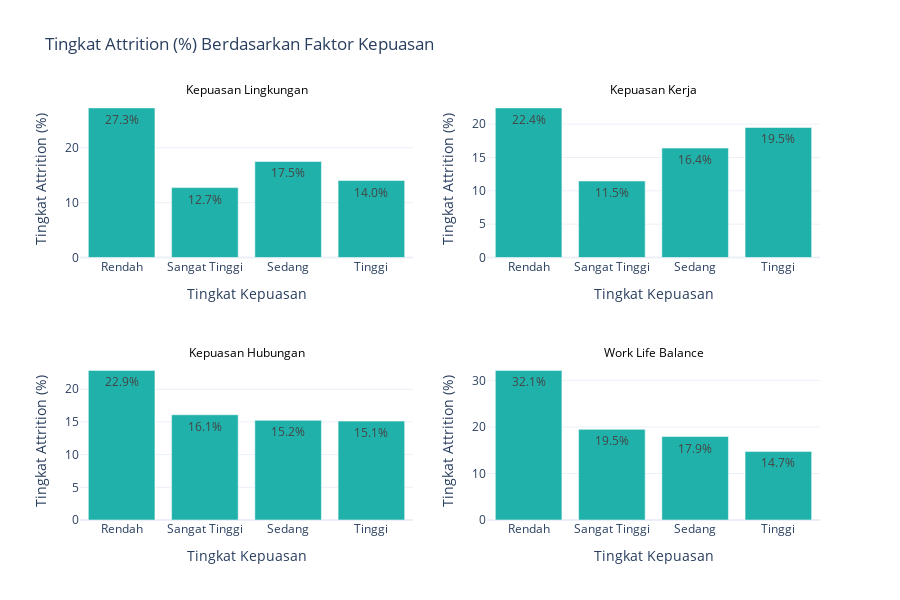

Notebook code for this chart:
### Markdown cell above
### Attrtion by Satisfaction

### Code cell
df_satisfaction = df.copy()
for col in satisfaction_cols:
    df_satisfaction[col] = df_satisfaction[col].map(satisfaction_labels)

display(df_satisfaction)

fig = make_subplots(rows=2, cols=2, 
                   subplot_titles=['Kepuasan Lingkungan', 'Kepuasan Kerja', 
                                  'Kepuasan Hubungan', 'Work Life Balance'],)

col_positions = [
    ('EnvironmentSatisfaction', 1, 1),
    ('JobSatisfaction', 1, 2),
    ('RelationshipSatisfaction', 2, 1),
    ('WorkLifeBalance', 2, 2)
]

for col, row, col_pos in col_positions:
    attrition_by_satisfaction = df_satisfaction.groupby(col)['Attrition'].mean() * 100
    
    fig.add_trace(
        go.Bar(
            x=attrition_by_satisfaction.index,
            y=attrition_by_satisfaction.values,
            text=[f'{val:.1f}%' for val in attrition_by_satisfaction.values],
            textposition='auto',
            marker_color='lightseagreen'
        ),
        row=row, col=col_pos
    )

fig.update_layout(
    height=600,
    width=900,
    showlegend=False,
    title_text='Tingkat Attrition (%) Berdasarkan Faktor Kepuasan',
    template='plotly_white'
)

for i in fig['layout']['annotations']:
    i['font'] = dict(size=12, color='#000000')

fig.update_xaxes(title_text='Tingkat Kepuasan')
fig.update_yaxes(title_text='Tingkat Attrition (%)')

fig.show()

fig.write_image("./visualisasi/tingkat_attrition_kepuasan.jpg", scale=2)

### Figure 1 — Plotly figure (JSON) as saved in the notebook; plotly's stock layout.template omitted (floating-point values rounded to 4 significant figures)
{"data": [{"marker": {"color": "lightseagreen"}, "text": ["27.3%", "12.7%", "17.5%", "14.0%"], "textposition": "auto", "type": "bar", "x": ["Rendah", "Sangat Tinggi", "Sedang", "Tinggi"], "xaxis": "x", "y": [27.27, 12.74, 17.5, 14.03], "yaxis": "y"}, {"marker": {"color": "lightseagreen"}, "text": ["22.4%", "11.5%", "16.4%", "19.5%"], "textposition": "auto", "type": "bar", "x": ["Rendah", "Sangat Tinggi", "Sedang", "Tinggi"], "xaxis": "x2", "y": [22.44, 11.47, 16.41, 19.5], "yaxis": "y2"}, {"marker": {"color": "lightseagreen"}, "text": ["22.9%", "16.1%", "15.2%", "15.1%"], "textposition": "auto", "type": "bar", "x": ["Rendah", "Sangat Tinggi", "Sedang", "Tinggi"], "xaxis": "x3", "y": [22.89, 16.1, 15.24, 15.12], "yaxis": "y3"}, {"marker": {"color": "lightseagreen"}, "text": ["32.1%", "19.5%", "17.9%", "14.7%"], "textposition": "auto", "type": "bar", "x": ["Rendah", "Sangat Tinggi", "Sedang", "Tinggi"], "xaxis": "x4", "y": [32.14, 19.47, 17.93, 14.73], "yaxis": "y4"}], "layout": {"annotations": [{"font": {"color": "#000000", "size": 12}, "showarrow": false, "text": "Kepuasan Lingkungan", "x": 0.225, "xanchor": "center", "xref": "paper", "y": 1, "yanchor": "bottom", "yref": "paper"}, {"font": {"color": "#000000", "size": 12}, "showarrow": false, "text": "Kepuasan Kerja", "x": 0.775, "xanchor": "center", "xref": "paper", "y": 1, "yanchor": "bottom", "yref": "paper"}, {"font": {"color": "#000000", "size": 12}, "showarrow": false, "text": "Kepuasan Hubungan", "x": 0.225, "xanchor": "center", "xref": "paper", "y": 0.375, "yanchor": "bottom", "yref": "paper"}, {"font": {"color": "#000000", "size": 12}, "showarrow": false, "text": "Work Life Balance", "x": 0.775, "xanchor": "center", "xref": "paper", "y": 0.375, "yanchor": "bottom", "yref": "paper"}], "height": 600, "showlegend": false, "title": {"text": "Tingkat Attrition (%) Berdasarkan Faktor Kepuasan"}, "width": 900, "xaxis": {"anchor": "y", "domain": [0, 0.45], "title": {"text": "Tingkat Kepuasan"}}, "xaxis2": {"anchor": "y2", "domain": [0.55, 1], "title": {"text": "Tingkat Kepuasan"}}, "xaxis3": {"anchor": "y3", "domain": [0, 0.45], "title": {"text": "Tingkat Kepuasan"}}, "xaxis4": {"anchor": "y4", "domain": [0.55, 1], "title": {"text": "Tingkat Kepuasan"}}, "yaxis": {"anchor": "x", "domain": [0.625, 1], "title": {"text": "Tingkat Attrition (%)"}}, "yaxis2": {"anchor": "x2", "domain": [0.625, 1], "title": {"text": "Tingkat Attrition (%)"}}, "yaxis3": {"anchor": "x3", "domain": [0, 0.375], "title": {"text": "Tingkat Attrition (%)"}}, "yaxis4": {"anchor": "x4", "domain": [0, 0.375], "title": {"text": "Tingkat Attrition (%)"}}}}
